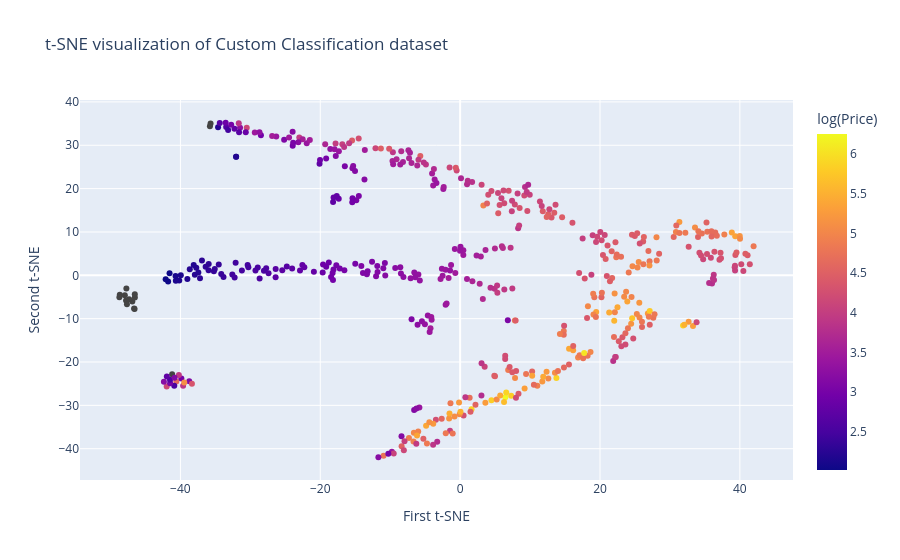
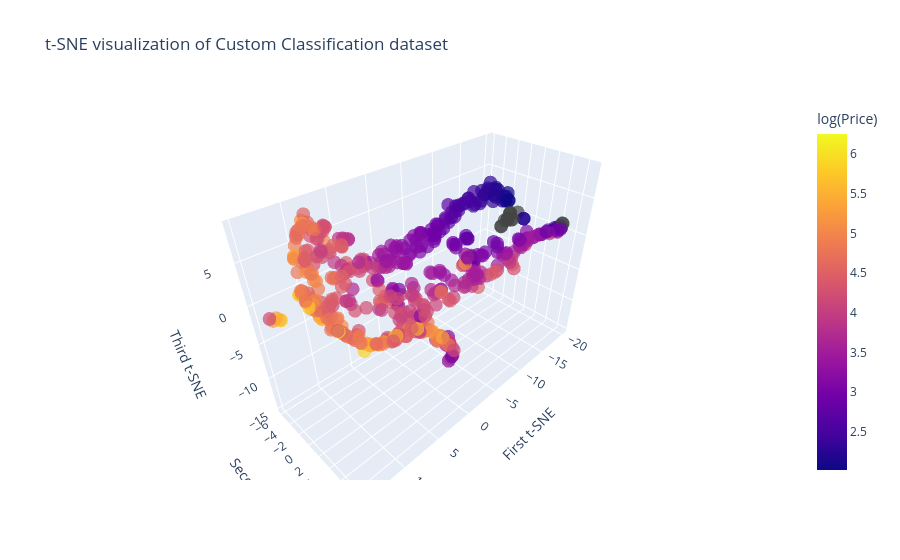

The cell these charts' notebook holds for them, in order:
### Code cell
import plotly.express as px

log_price = np.log10(df['recommendations'])

fig = px.scatter(
    x=data2D_tsne[:, 0],
    y=data2D_tsne[:, 1],
    color=log_price,
    title="t-SNE visualization of Custom Classification dataset",
    labels={
        "x": "First t-SNE",
        "y": "Second t-SNE",
        "color": "log(Price)"
    }
)

fig.show()

fig = px.scatter_3d(
    x=data3D_tsne[:, 0],
    y=data3D_tsne[:, 1],
    z=data3D_tsne[:, 2],
    color=log_price,
    title="t-SNE visualization of Custom Classification dataset",
    labels={"color": "log(Price)"},
    opacity=0.7
)

fig.update_layout(
    scene=dict(
        xaxis_title="First t-SNE",
        yaxis_title="Second t-SNE",
        zaxis_title="Third t-SNE"
    )
)

fig.show()

### Figure 1 — Plotly figure (JSON) as saved in the notebook; plotly's stock layout.template omitted (floating-point values rounded to 4 significant figures; data arrays with more than 128 entries replaced by an {"elided": "..."} marker saying what was removed)
{"data": [{"hovertemplate": "First t-SNE=%{x}<br>Second t-SNE=%{y}<br>log(Price)=%{marker.color}<extra></extra>", "legendgroup": "", "marker": {"color": {"elided": "500 float values"}, "coloraxis": "coloraxis", "symbol": "circle"}, "mode": "markers", "name": "", "orientation": "v", "showlegend": false, "type": "scatter", "x": {"elided": "500 float values"}, "xaxis": "x", "y": {"elided": "500 float values"}, "yaxis": "y"}], "layout": {"coloraxis": {"colorbar": {"title": {"text": "log(Price)"}}, "colorscale": [[0, "#0d0887"], [0.1111, "#46039f"], [0.2222, "#7201a8"], [0.3333, "#9c179e"], [0.4444, "#bd3786"], [0.5556, "#d8576b"], [0.6667, "#ed7953"], [0.7778, "#fb9f3a"], [0.8889, "#fdca26"], [1, "#f0f921"]]}, "legend": {"tracegroupgap": 0}, "title": {"text": "t-SNE visualization of Custom Classification dataset"}, "xaxis": {"anchor": "y", "domain": [0, 1], "title": {"text": "First t-SNE"}}, "yaxis": {"anchor": "x", "domain": [0, 1], "title": {"text": "Second t-SNE"}}}}

### Figure 2 — Plotly figure (JSON) as saved in the notebook; plotly's stock layout.template omitted (floating-point values rounded to 4 significant figures; data arrays with more than 128 entries replaced by an {"elided": "..."} marker saying what was removed)
{"data": [{"hovertemplate": "x=%{x}<br>y=%{y}<br>z=%{z}<br>log(Price)=%{marker.color}<extra></extra>", "legendgroup": "", "marker": {"color": {"elided": "500 float values"}, "coloraxis": "coloraxis", "opacity": 0.7, "symbol": "circle"}, "mode": "markers", "name": "", "scene": "scene", "showlegend": false, "type": "scatter3d", "x": {"elided": "500 float values"}, "y": {"elided": "500 float values"}, "z": {"elided": "500 float values"}}], "layout": {"coloraxis": {"colorbar": {"title": {"text": "log(Price)"}}, "colorscale": [[0, "#0d0887"], [0.1111, "#46039f"], [0.2222, "#7201a8"], [0.3333, "#9c179e"], [0.4444, "#bd3786"], [0.5556, "#d8576b"], [0.6667, "#ed7953"], [0.7778, "#fb9f3a"], [0.8889, "#fdca26"], [1, "#f0f921"]]}, "legend": {"tracegroupgap": 0}, "scene": {"domain": {"x": [0, 1], "y": [0, 1]}, "xaxis": {"title": {"text": "First t-SNE"}}, "yaxis": {"title": {"text": "Second t-SNE"}}, "zaxis": {"title": {"text": "Third t-SNE"}}}, "title": {"text": "t-SNE visualization of Custom Classification dataset"}}}
